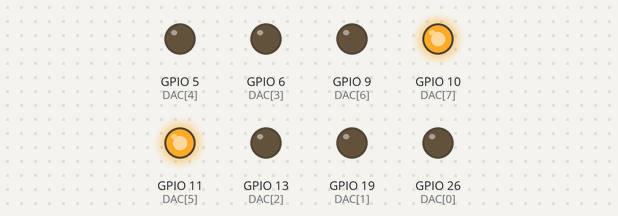
A program run on a simulated Raspberry Pi (BCM pin numbers). Shown: output pins drawn as LEDs (lit = HIGH). At 15.0 s the program stops and its outputs stay as they are.

Above: at 0.1 s.
At 15.1 s:
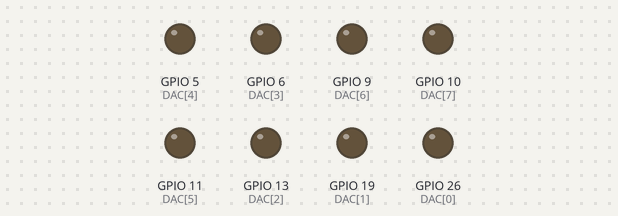
Timing chart, 0 to 16.5 s (numbered marks = the images above):
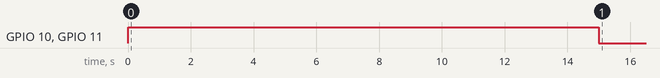

Measured:
- by itself, GPIO 10 (DAC[7]), GPIO 11 (DAC[5]): LOW → HIGH at 0.00 s, → LOW 15.0 s later

The program:

2-2-bin-number.py
```python
import RPi.GPIO as GPIO
import time
GPIO.setmode(GPIO.BCM)

DAC = [26, 19, 13, 6, 5, 11, 9, 10]

numb = [0, 0, 0, 0, 0, 1, 0, 1]

GPIO.setup(DAC, GPIO.OUT)

GPIO.output (DAC, numb)
time.sleep (15)
GPIO.output (DAC, 0)
GPIO.cleanup()
```
